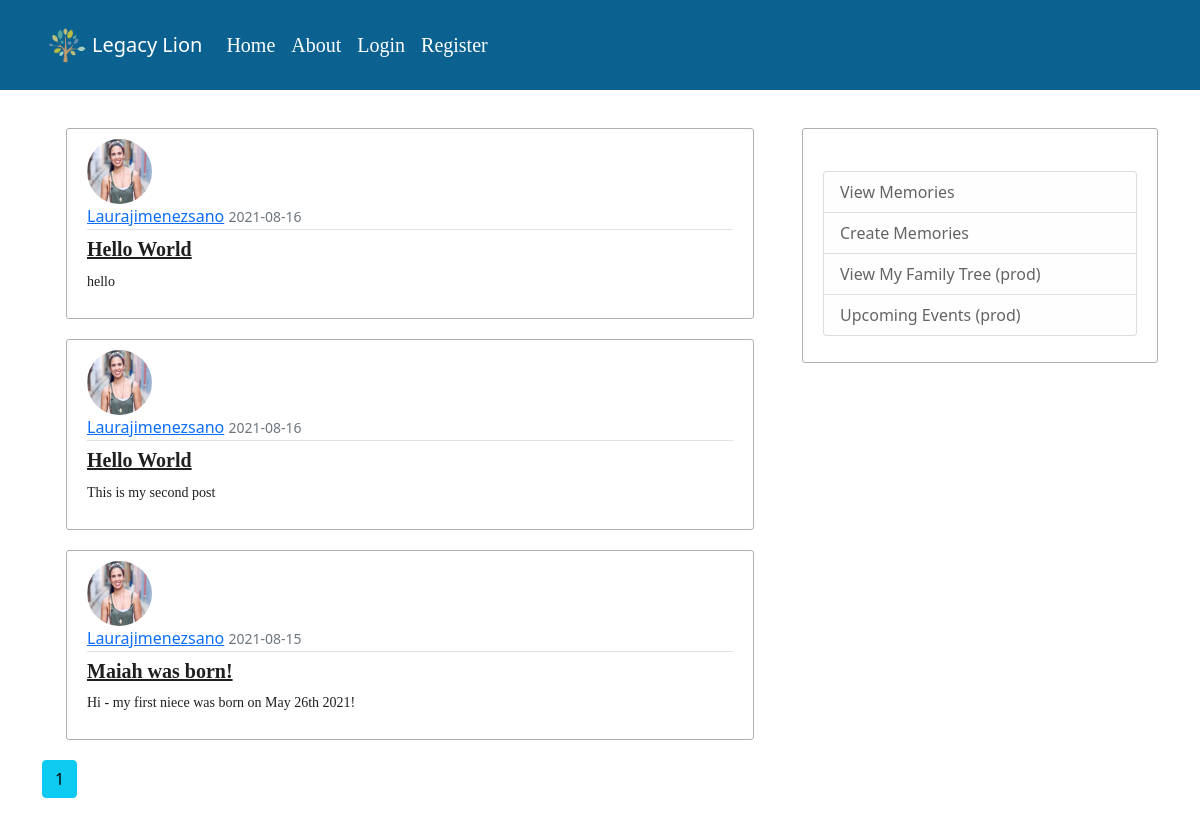
Page /home on the earlier database version.
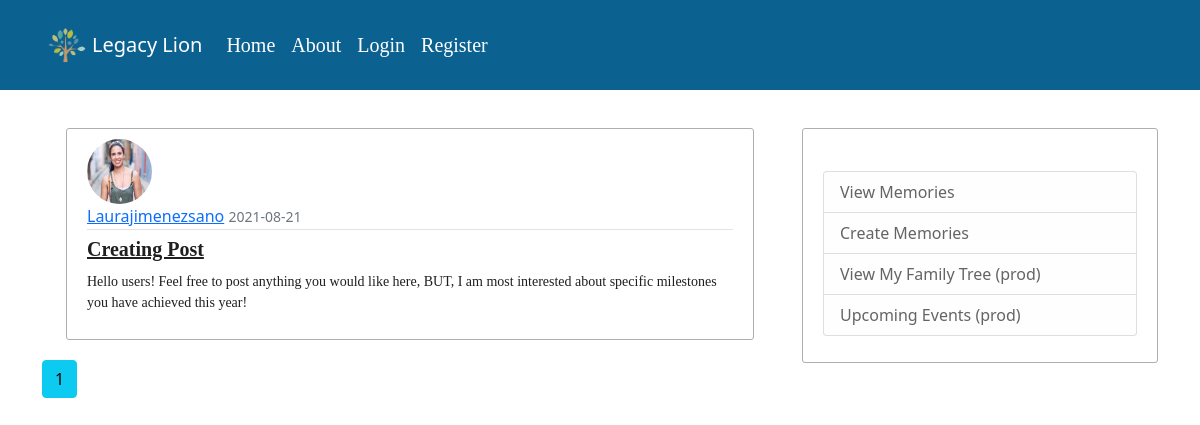
Same page on the later database version.
### Blog/flaskblog/models.py (models this page shows, shortened)
class Post(db.Model):
    id = db.Column(db.Integer, primary_key=True)
    title = db.Column(db.String(100), nullable=False)
    date_posted = db.Column(db.DateTime, nullable=False, default=datetime.utcnow)
    content = db.Column(db.Text, nullable=False)
    user_id = db.Column(db.Integer, db.ForeignKey('user.id'), nullable=False)
    post_img = db.Column(db.String(20), nullable=False, default='default.jpg')

class User(db.Model, UserMixin):
    id = db.Column(db.Integer, primary_key=True)
    username = db.Column(db.String(20), unique=True, nullable=False)
    email = db.Column(db.String(120), unique=True, nullable=False)
    image_file = db.Column(db.String(20), nullable=False, default='default.jpg')
    password = db.Column(db.String(60), nullable=False)
    posts = db.relationship('Post', backref='author', lazy=True)

### Blog/flaskblog/routes.py (the view)
@app.route("/")
@app.route("/home")
def home():
    page = request.args.get('page', 1, type=int)
    posts = Post.query.order_by(Post.date_posted.desc()).paginate(page=page, per_page=5)
    return render_template('home.html', posts=posts)

### Blog/flaskblog/templates/home.html (shortened to what this page needs)
<!DOCTYPE html>
<html lang="en">
<head>
    <link href="https://cdn.jsdelivr.net/npm/bootstrap@5.1.0/dist/css/bootstrap.min.css" rel="stylesheet">
    <link rel="stylesheet" href="static/main.css">
</head>
<body>
    <header class="site-header">
        <nav class="navbar navbar-expand-md navbar-dark bg-steel fixed-top">
          <div class="container">
            <img src="static/profile_pics/logo.jpg" width="50" height="50"/>
            <a class="navbar-brand mr-6" href="/">Legacy Lion</a>
            <div class="collapse navbar-collapse" id="navbarToggle">
              <div class="navbar-nav mr-auto">
                <a class="nav-item nav-link" href="{{ url_for('home')}}">Home</a>
                <a class="nav-item nav-link" href="{{ url_for('about')}}">About</a>
              </div>
              <div class="navbar-nav">
                {% if current_user.is_authenticated %}
                <a class="nav-item nav-link" href="{{ url_for('new_post')}}">New Post</a>
                <a class="nav-item nav-link" href="{{ url_for('account')}}">Account</a>
                <a class="nav-item nav-link" href="{{ url_for('logout')}}">Logout</a>
                {% else %}
                <a class="nav-item nav-link" href="{{ url_for('login')}}">Login</a>
                <a class="nav-item nav-link" href="{{ url_for('register')}}">Register</a>
                {% endif %}
              </div>
            </div>
          </div>
        </nav>
      </header>
      <main role="main" class="container">
        <div class="row">
          <div class="col-md-8">
            {% for post in posts.items %}
            <div class="container">
              <article class="media content-section">
                <img class="rounded-circle article-img" src="{{ url_for('static', filename='profile_pics/' + post.author.image_file) }}">
                <div class="media-body">
                  <div class="article-metadata">
                    <a class="mr-2" href="{{url_for('user_posts', username=post.author.username) }}">{{ post.author.username }}</a>
                    <small class="text-muted">{{ post.date_posted.strftime('%Y-%m-%d') }}</small>
                  </div>
                  <h2><a class="article-title" href="{{ url_for('post', post_id=post.id) }}">{{ post.title }}</a></h2>
                  <p class="article-content">{{ post.content }}</p>
                </div>
              </article>
            </div>
            {% endfor %}
            {% for page_num in posts.iter_pages(left_edge=1, right_edge=1, left_current=1, right_current=2) %}
              {% if page_num %}
                {% if posts.page == page_num %}
                  <a class="btn btn-info mb-4" href="{{ url_for('home', page=page_num) }}">{{ page_num }}</a>
                {% else %}
                  <a class="btn btn-outline-info mb-4" href="{{ url_for('home', page=page_num) }}">{{ page_num }}</a>
                {% endif %}
              {% else %}
                ...
              {% endif %}
            {% endfor %}
          </div>
          <div class="col-md-4">
            <div class="content-section">
              <h4>App Features</h4>
                <ul class="list-group">
                  <a class="list-group-item list-group-item-light nav-item nav-link" href="{{ url_for('home')}}">View Memories</a>
                  <a class="list-group-item list-group-item-light nav-item nav-link" href="{{ url_for('new_post')}}">Create Memories</a>
                  <a class="list-group-item list-group-item-light nav-item nav-link" href="{{ url_for('familytree')}}" target="_blank"> View My Family Tree (prod)</a>
                  <a class="list-group-item list-group-item-light nav-item nav-link" href="{{ url_for('home')}}">Upcoming Events (prod)</a>
                </ul>
            </div>
          </div>
        </div>
      </main>
</body>
</html>

### Blog/flaskblog/static/main.css (style rules this page uses)
body { background: #ffffff; color: #333333; margin-top: 8rem; }
p, li { color: #2b2a2a; font-size: 16px; font-family: "Garamond", "Times New Roman", serif; }
h1, h2 { color: #000000; font-family: "Garamond", "Times New Roman", serif; font-size: 24px; font-weight: bold; }
h4 { color: #ffffff; font-family: "Garamond", "Times New Roman", serif; font-size: 20px; font-weight: bold; text-align: center; }
.bg-steel { background-color: #0b6291; height: 90px; }
.site-header .navbar-nav .nav-link { color: #ffffff; font-family: "Garamond", "Times New Roman", serif; font-size: 20px; }
.content-section { background: #ffffff; padding: 10px 20px; border: 1px solid #aeafb0; border-radius: 3px; margin-bottom: 20px; }
.article-title { color: #1f1f1f; font-size: 20px; font-family: "Garamond", "Times New Roman", serif; }
.article-content { white-space: pre-line; color: #1f1f1f; font-family: "Garamond", "Times New Roman", serif; font-size: 14px; }
.article-img { height: 65px; width: 65px; margin-right: 16px; }
.article-metadata { padding-bottom: 1px; margin-bottom: 4px; border-bottom: 1px solid #e3e3e3 }

Differences in the rows shown:
removed Post: image_file (picture), author.username "Laurajimenezsano", date_posted "2021-08-16", title "Hello World", content "hello"
removed Post: image_file (picture), author.username "Laurajimenezsano", date_posted "2021-08-16", title "Hello World", content "This is my second post"
changed Post "Laurajimenezsano": date_posted "2021-08-15" → "2021-08-21"; title "Maiah was born!" → "Creating Post"; content "Hi - my first niece was born on May 26th 2021!" → "Hello users! Feel free to post anything you would like here, BUT, I am most interested about specific milestones you have achieved this year!"
